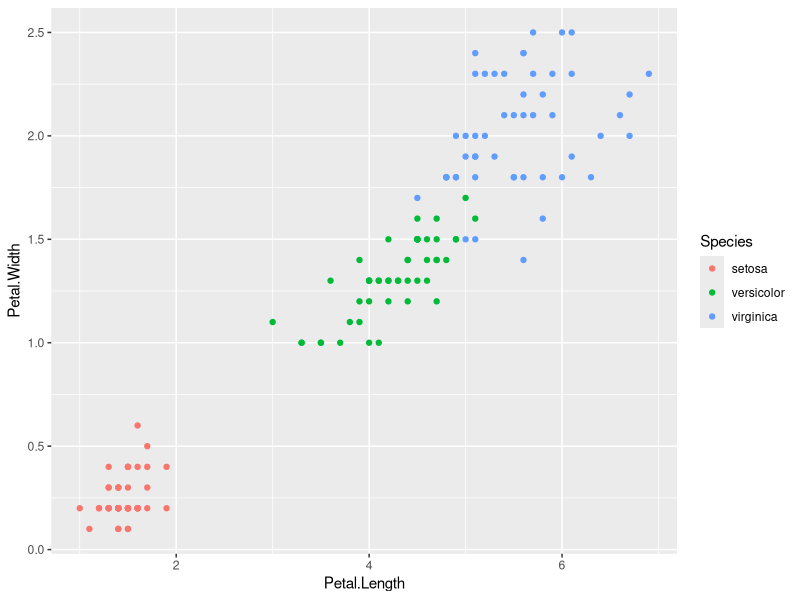
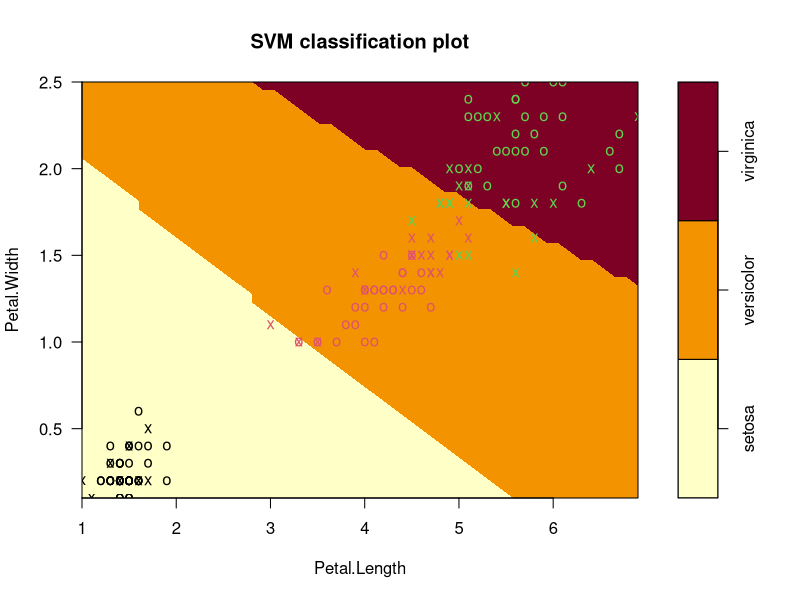
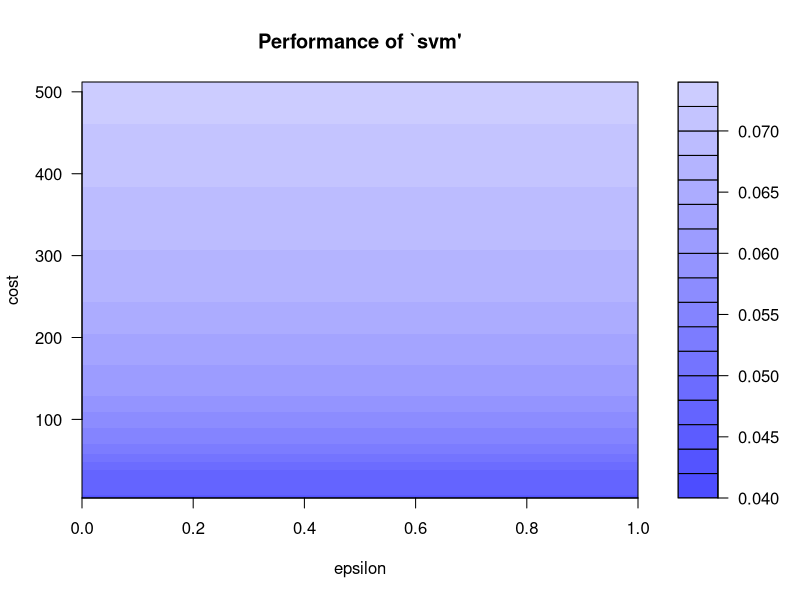

Recreate these plots in R, in order.
library(ggplot2)

data("iris")
str(iris)

qplot(Petal.Length, Petal.Width, data=iris, color=Species)

# Support Vector Machine
library(e1071) 
mymodel <-svm(Species~., data = iris)
summary(mymodel)

plot(mymodel, data = iris, Petal.Width~Petal.Length,
     slice = list(Sepal.Width = 3, Sepal.Length = 4))

# Tuning
set.seed(123)
tmodel <- tune(svm, Species~., data = iris, 
              ranges = list(epsilon = seq(0, 1, 0.1), cost = 2^(2:9)))
plot(tmodel)
summary(tmodel)

# best model
mymodel <- tmodel$best.model
summary(mymodel)

# Confusion Matrix
pred <- predict(mymodel, iris)
tab <- table(Predicted = pred, Actual = iris$Species)
tab

sum(diag(tab))/sum(tab)
